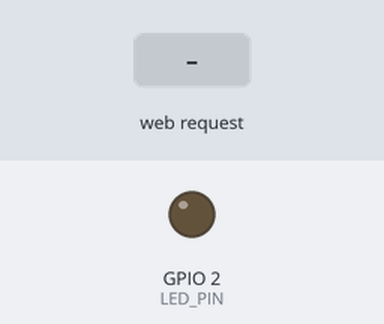
Recording of a sketch running on a simulated ESP32. Shown: output pins drawn as LEDs (lit = HIGH). Inputs (shaded band) come from the test bench. WiFi joins after 1.5 s; servers stay silent unless stated; what the sketch prints to the serial monitor is not drawn.

Above: at 2.7 s.
2.8 s: HTTP request GET / received
At 3.2 s:
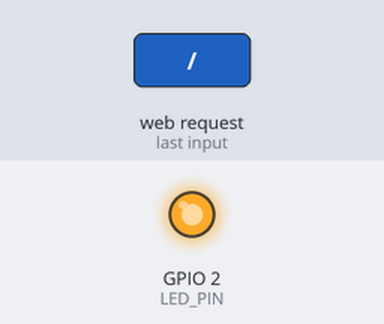
4.3 s: HTTP request GET /ledon received
At 5.5 s:
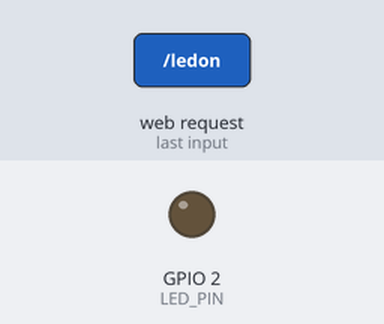
5.8 s: HTTP request GET /ledoff received
At 6.7 s:
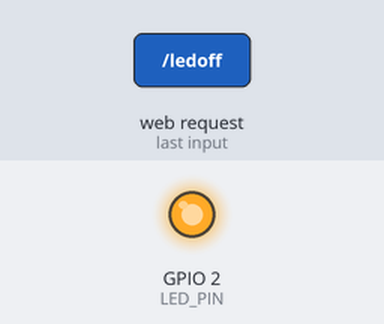
Timing chart, 0 to 8.8 s (numbered marks = the images above; inputs shaded):
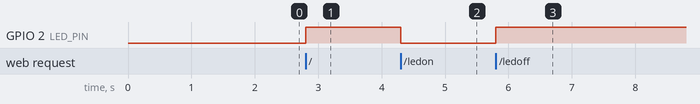

The sketch:

esp32_SimpleWebPageManageBuiltInLED_AsyncWebServer.ino
```cpp
/*
 *  ESP32
 *  Simple web server an html page served with 2 end point
 * that change status of builtin LED
 *  URI served / /ledon /ledoff
 *
 *  by Mischianti Renzo <https://www.mischianti.org>
 *
 *  https://www.mischianti.org/category/tutorial/how-to-create-a-web-server-with-esp8266-and-esp32/
 *
 */
#include <WiFi.h>
#include <AsyncTCP.h>
#include <ESPAsyncWebServer.h>
#include <SPIFFS.h>

#define LED_PIN LED_BUILTIN
#define LED_ON LOW
#define LED_OFF HIGH

const char* ssid = "<YOUR-SSID>";
const char* password = "<YOUR-PASSWD>";

AsyncWebServer server(80);


bool ledStatus = false;

String handleRoot(bool ledStatus = false) {
	String ptr =
			"<html>\
			  <head>\
				<title>ESP8266 Builtin led control</title>\
				<style>\
				  body { background-color: #00ffff4d; font-family: Arial, Helvetica, Sans-Serif; Color: blue; }\
				</style>\
			  </head>\
			  <body>\
           		<center>\
				<h2>ESP8266 Builtin led control!</h2>\
				";

	if (ledStatus) {
		ptr +=
				"<p>LED: ON</p><a class=\"button button-off\" href=\"/ledoff\">OFF</a>\n";
	} else {
		ptr +=
				"<p>LED: OFF</p><a class=\"button button-on\" href=\"/ledon\">ON</a>\n";
	}

	ptr += "</center>\
			</body>\
			</html>";

	return ptr;
}

void handleRootDefault(AsyncWebServerRequest *request){
	ledStatus = false;
	digitalWrite(LED_PIN, LED_OFF);
	Serial.println("LED Status: OFF");

	request->send(200, "text/html", handleRoot(ledStatus));
}

void handleLedOn(AsyncWebServerRequest *request) {
  ledStatus = true;
  Serial.println("LED Status: ON");
  digitalWrite(LED_PIN, LED_ON);
  request->send(200, "text/html", handleRoot(ledStatus));
}

void handleLedOff(AsyncWebServerRequest *request) {
  ledStatus = LOW;
  Serial.println("LED Status: OFF");
  digitalWrite(LED_PIN, LED_OFF);
  request->send(200, "text/html", handleRoot(ledStatus));
}

void handleNotFound(AsyncWebServerRequest *request) {
  String message = "File Not Found\n\n";
  message += "URI: ";
  message += request->url();
  message += "\nMethod: ";
  message += (request->method() == HTTP_GET) ? "GET" : "POST";
  message += "\nArguments: ";
  message += request->args();
  message += "\n";

  for (uint8_t i = 0; i < request->args(); i++) {
    message += " " + request->argName(i) + ": " + request->arg(i) + "\n";
  }

  request->send(404, "text/plain", message);
}

void setup(void) {
  Serial.begin(115200);
  WiFi.mode(WIFI_STA);
  WiFi.begin(ssid, password);
  Serial.println("");

  // Wait for connection
  while (WiFi.status() != WL_CONNECTED) {
    delay(500);
    Serial.print(".");
  }

  pinMode(LED_PIN, OUTPUT);

  Serial.println("");
  Serial.print("Connected to ");
  Serial.println(ssid);
  Serial.print("IP address: ");
  Serial.println(WiFi.localIP());

  server.on("/", handleRootDefault);

  server.on("/ledon", handleLedOn);
  server.on("/ledoff", handleLedOff);

  server.onNotFound(handleNotFound);
  server.begin();
  Serial.println("HTTP server started");
}

void loop(void) {

}
```

Measured:
- after the input at 2.8 s, GPIO 2 (LED_PIN): LOW → HIGH at once
- after the input at 4.3 s, GPIO 2 (LED_PIN): HIGH → LOW at once
- after the input at 5.8 s, GPIO 2 (LED_PIN): LOW → HIGH at once
